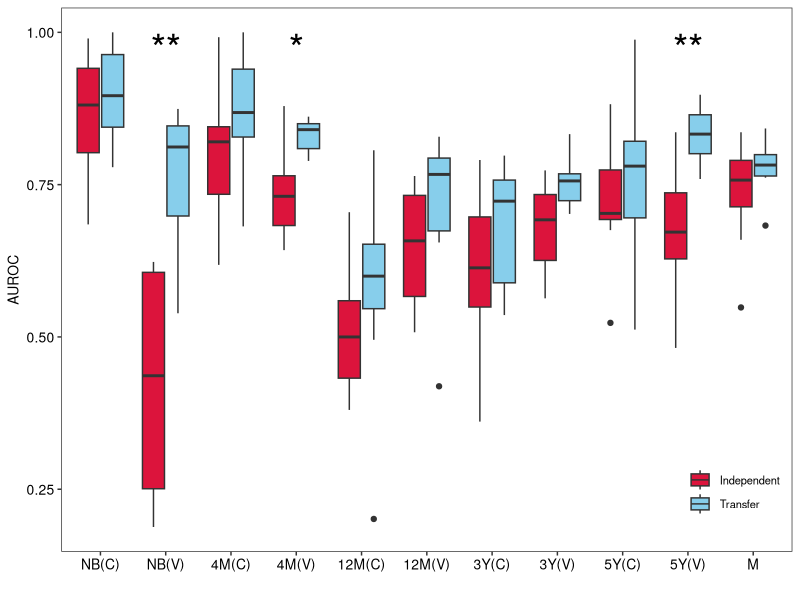
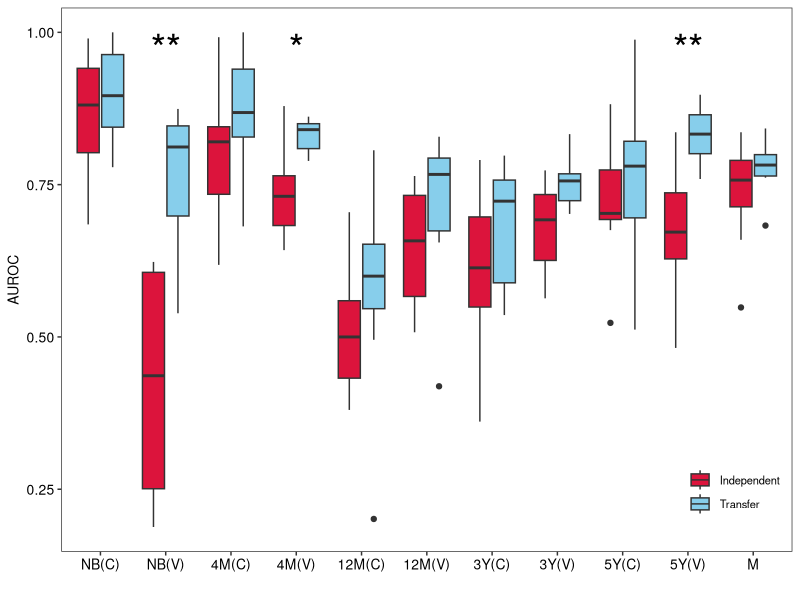

The R source for these figures, in order:
library(ggplot2)
library(ggpubr)
plot.data = read.csv('plot-data.csv')

p1 = ggplot(plot.data, aes(x=Env, y=ROC.AUC, fill=mode))+
  geom_boxplot()+
  scale_fill_manual(values = c("#DC143C", "#87CEEB"))+
  xlim(c('NB(C)', 'NB(V)', '4M(C)', '4M(V)', 
         '12M(C)', '12M(V)', '3Y(C)', '3Y(V)', '5Y(C)', '5Y(V)','M'))+
  theme_bw()+
  xlab('')+
  ylab('AUROC')+
  stat_compare_means(aes(label = ..p.signif..), 
                     hide.ns = TRUE,
                     method = "wilcox.test",
                     label.y = 0.95,
                     size =10
                     )+
  theme(text=element_text(size = 10),
        axis.text = element_text(size = 10, color = 'black'),
        panel.grid.major = element_blank(), 
        panel.grid.minor = element_blank(),
        panel.background = element_blank(),
        legend.background = element_blank(),
        legend.title = element_blank(),
        legend.position = c(0.92, 0.11))
p1

ggsave('r-plot-data.pdf', dpi = 300, height = 100, width = 200, units = 'mm')
